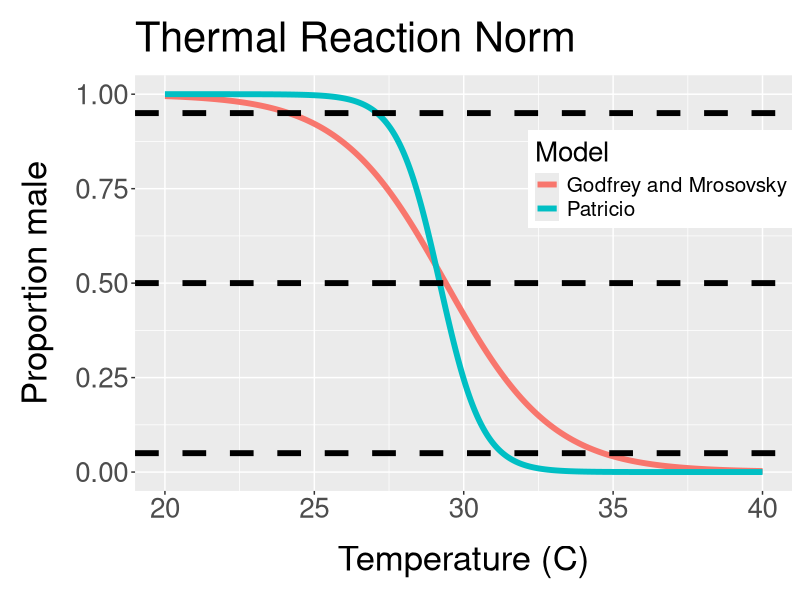

Recreate this plot in R.
# load libraries
library(ggplot2)

# temperatures
x <- seq(from = 20, to = 40, length = 1000)

# patricio et al.
t_piv1 <- 29.2
k1 <- -1.4
y1 <- 1/(1 + exp(-k1*(x - t_piv1)))

# embryogrowth (all greens)
t_piv2 <- 29.4
k2 <- -0.56
y2 <- 1/(1 + exp(-k2*(x - t_piv2)))

# make dataframe
TRN <- data.frame(Temperature = x,
                  Model = rep(c('Patricio', 'Godfrey and Mrosovsky'), each = 1000),
                  Proportion_Male = c(y1, y2))

# plot
ggplot(data = TRN, aes(x = Temperature, y = Proportion_Male, col = Model)) +
  geom_line(lwd = 2) +
  geom_hline(yintercept = c(0.05, 0.50, 0.95), lty = 2, lwd = 2) +
  ylab('Proportion male') +
  xlab('Temperature (C)') +
  ggtitle('Thermal Reaction Norm') +
  theme_gray() +
  theme(axis.title.y = element_text(margin = margin(r = 15, l = 10)), 
        axis.title.x = element_text(margin = margin(t = 15, b = 10)), 
        plot.title = element_text(margin = margin(b = 10, t = 10), 
                                  size = 30), 
        axis.text = element_text(size = 20), 
        axis.title = element_text(size = 25), 
        legend.title = element_text(size = 20), 
        legend.text = element_text(size = 15), 
        legend.position = c(0.8, 0.75))
